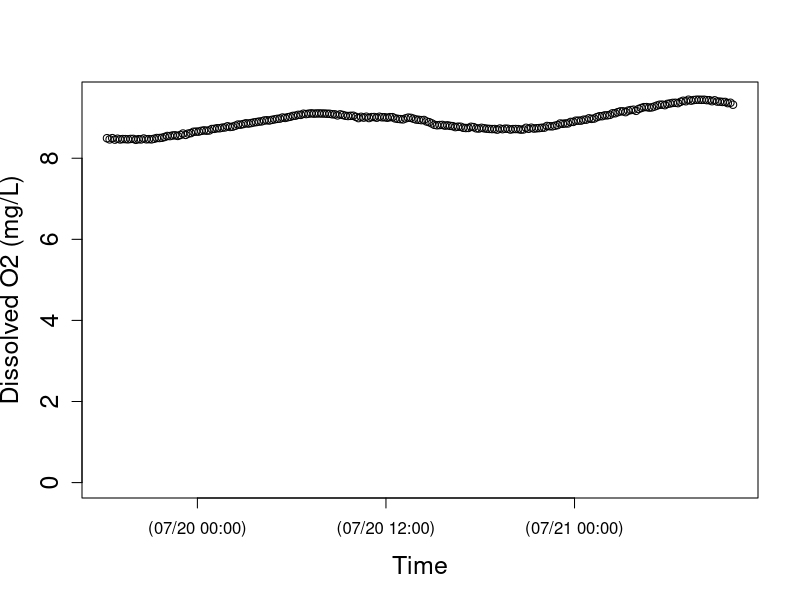
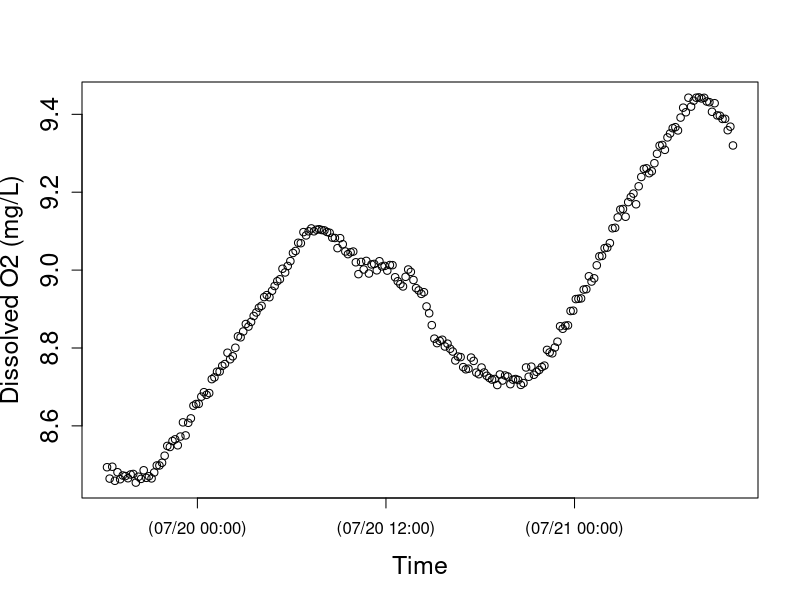
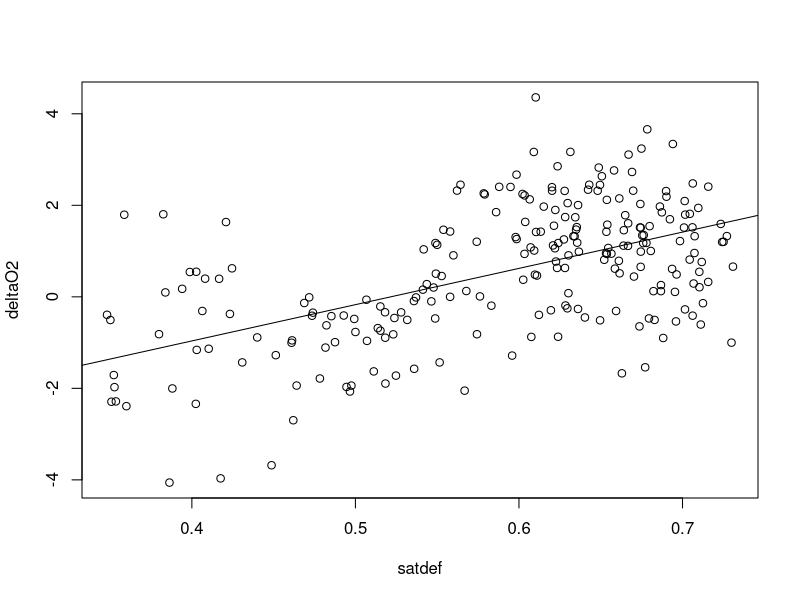
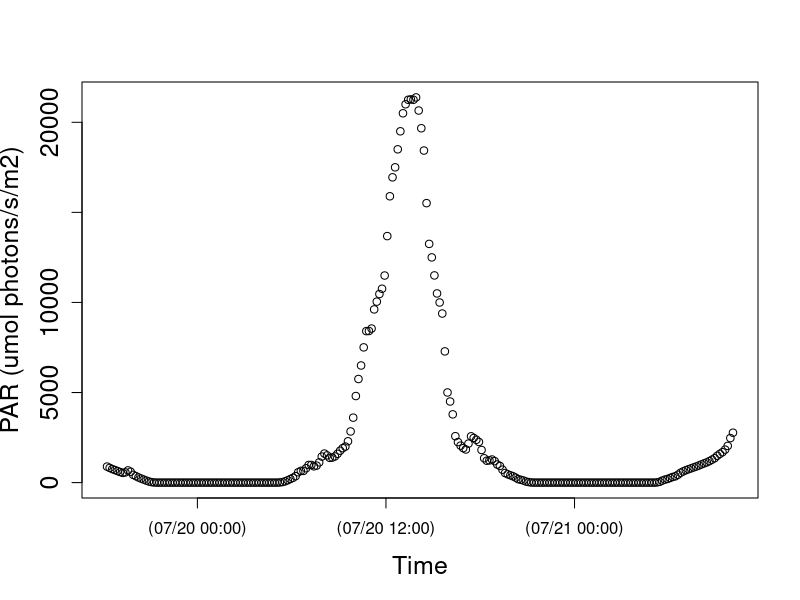
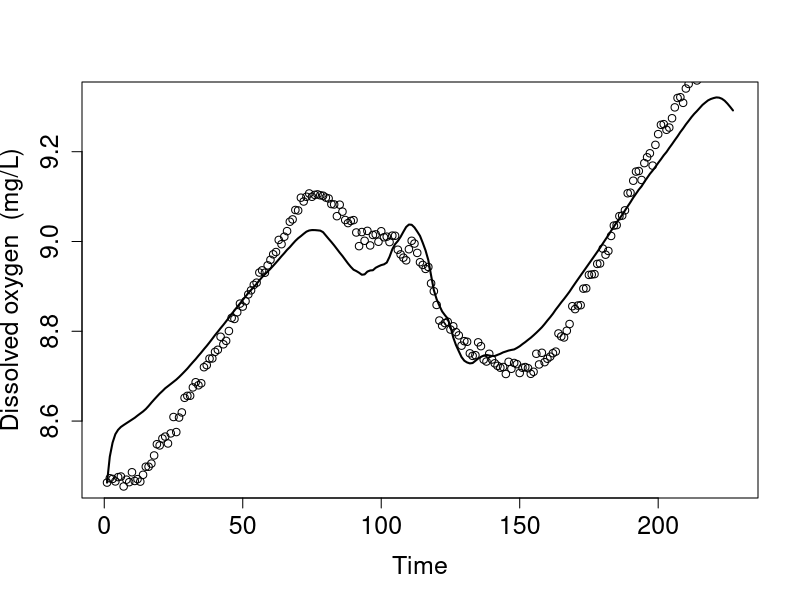
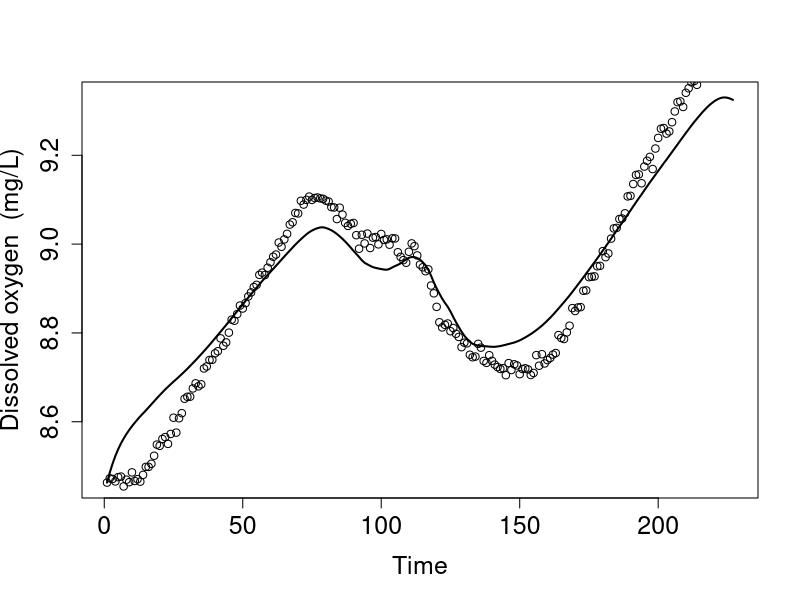
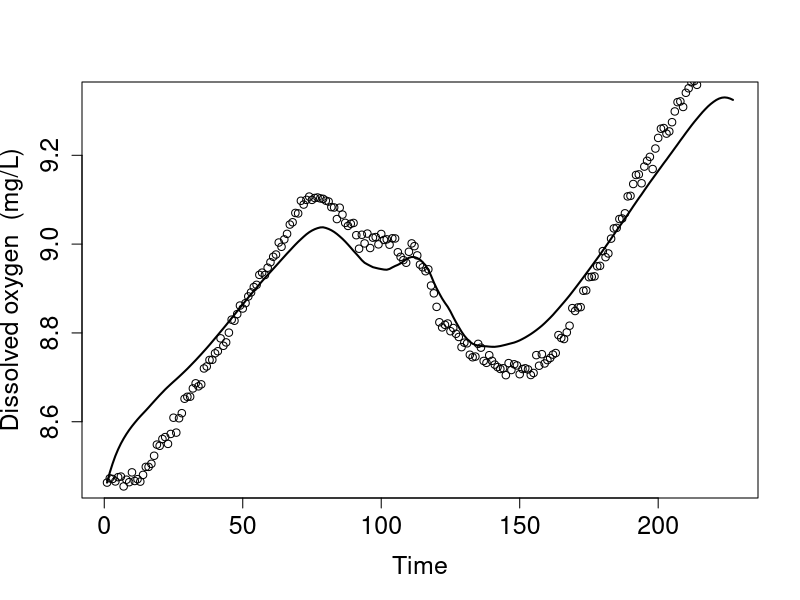

These charts were generated, in order, by the following R code:
setwd("N:/Thesis.N/FreshStart_trans/TempLight_trans/TempLightSum17_trans/BL19jul17")
install.packages("chron")
library(chron)
StreamData=read.table("BL19jul17.csv",header=TRUE)  	##time is in seconds since 1970 and in UTC
StreamData$dtime<-chron(StreamData$time/86400)-(7/24)
## Check new chron object dtime and O2 data
## here is where you can target and remove outliers if you want to check before running models 
plot(StreamData$dtime, StreamData$oxy,cex.lab=1.5, cex.axis=1.5, lwd=1,ylim=c(0,9.5), xlab="Time",ylab="Dissolved O2 (mg/L)")
plot(StreamData$dtime, StreamData$oxy,cex.lab=1.5, cex.axis=1.5, lwd=1, xlab="Time",ylab="Dissolved O2 (mg/L)")

# END data important and management
# [2] LOAD O2 SATURATION FUNCTION

osat<- function(temp, bp) {
  
  tstd<-log((298.15-temp) / (273.15 + temp))
  
  a0<-2.00907
  a1<-3.22014
  a2<-4.0501
  a3<-4.94457
  a4<- -0.256847
  a5<- 3.88767
  
  u<-10^(8.10765-(1750.286/(235+temp)))
  
  sato<-(exp(a0 + a1*tstd + a2*tstd^2 + a3*tstd^3 + a4*tstd^4+a5*tstd^5))*((bp-u)/(760-u))*1.42905
  sato
}

#end of function
# END loading O2 SAT calc #
# [3] LOAD BAROMETRIC PRESSURE FUNCTION
## Function to correct barometric pressure for altitude. From Colt (2012).
## This function gives bp in mmHg for altitude given nearby measurement of standardized barometric pressure. 
## temp is degC 
## alt is m
## bpst is in inches of Hg and the sort of data you will find from U.S. weather stations.  Delete the *25.4 if you in the rest of the world where pressure is given in metric units
####function returns mm of Hg
bpcalc<- function(bpst, alt) {
  bpst*25.4*exp((-9.80665*0.0289644*alt)/(8.31447*(273.15+15)))
}
#end of function
# END loading BP calc function ####### 
# [4] LOAD GAS EXCHANGE (K) FUNCTIONS
# NOTE: The functions you use will depend on the methods used to estimate K (O2, propane, SF6). The temperature correction (Kcor) is embedded in the models below, but the Kcor function must be loaded into R before running the model.
# UNITS are day^(-1)
## This code does the opposite of Kcor below; it estimates K600 for KO2 at a given temperature. From Wanninkhof (1992).
K600fromO2<-function (temp, KO2) {
  ((600/(1800.6 - (120.1 * temp) + (3.7818 * temp^2) - (0.047608 * temp^3)))^-0.5) * KO2
}
#end of function
# This calculates K600 from K measured in a propane addition. From Raymond et al. (2012).
K600frompropane<-function (temp, Kpropane) {
  ((600/(2864 - (154.14 * temp) + (3.791 * temp^2) - (0.0379 * temp^3)))^-0.5) * Kpropane
}
#end of function
# This calculates K600 from K measured in a SF6 addition. From Raymond et al. (2012).
K600fromSF6<-function(temp, KSF6) {
  ((600/(3255.3-(217.13*temp)+(6.837*temp^2)-(0.08607*temp^3)))^-0.5)*KSF6
}
#end of function
# This function calculates KO2 at any given tempertaure from K600. via schmidt number scaling.  The scaling equation if From JÃ¤hne et al. (1987), Schmidt number conversions from Wanninkhof et al. 1992.
Kcor<-function (temp,K600){
  K600/(600/(1800.6-(temp*120.1)+(3.7818*temp^2)-(0.047608*temp^3)))^-0.5
}
#end of function
# END loading K functions
# [5] NIGHTTIME REGRESSION to estimate K -- OPTIONAL
### nighttime regression code to estimate K. Approach as in Hornberger and Kelly (1975).
## o2 file is your oxygen data (defined in subsetting)
## bp is barometric pressure in mm Hg for your site, 
## ts is the time step in MINUTES (not days as in metabolism code below)

nightreg<-function(o2file, bp, ts){
  
  temp<-o2file$temp
  oxy<-o2file$oxy
  
  # moving average on oxy data
  oxyf1<-filter(o2file$oxy,rep(1/3,3), sides=2)
  
  # trim the ends of the oxy data
  oxyf2<- oxyf1[c(-1,-length(oxyf1))]
  
  # calculate delO/delt; convert to units of days by ts in min-1*1440
  deltaO2<-((oxyf2[-1]-oxyf2[-length(oxyf2)])/ts)*1440
  
  # Trim the first two and last one from the temp data to match the filter oxy data
  temptrim<-temp[c(-2:-1,-length(temp))]
  
  # calc the dodef
  satdef<-osat(temptrim,bp)-oxyf2[-1]
  
  # fit linear model and plot using linear model fitting (lm) and abline functions in R stats package
  nreg<-lm(deltaO2~satdef)
  plot(satdef,deltaO2)
  abline(nreg)
  
  # use coef function in R stats package to get lm coefficients
  coeff<-coef(nreg)
  
  # output gives lm coeff and K600 (converted from nighttime regression estimate of KO2)
  out<-list(coeff, K600fromO2(mean(temp), coeff[2]))
  out
  
}
#end of function
# NOTE: this approach works better for some sites/dates than others; always check that your model fit is good and that your K600 estimate makes sense!
#Call as:  The first argument in the function defines when to pull data.  In this case on 10/27/204 (for spring creek) between 18:05 and 23:00

nightreg(StreamData[StreamData$dtime>=as.numeric(chron(dates="07/19/17", times="18:10:00")) & StreamData$dtime<=as.numeric(chron(dates="07/21/17", times="10:00:00")), ], bp=660, ts=10)
# END nighttime regression calculation of K #
# check that light makes sense
plot(StreamData$dtime, StreamData$light,cex.lab=1.5, cex.axis=1.5, lwd=1, xlab="Time",ylab="PAR (umol photons/s/m2)")
# END light
# [7] MODEL v1 - RIVERMETABK; solves for GPP, ER, AND K
##
# [7a] LOAD RIVERMETABK functions
###########################################

## VERSION 1 of possible metabolism model

##### now estimate metabolism

## parameter names (and units) for BOTH rivermetab functions (solving for or fixing K600):
## oxy.mod = modeled O2 (mg/L)
## oxy = O2 data (mg/L)
## MET[1] = GPP = estimated daily gross primary production (g O2 m-2 d-1); + flux of O2 production
## MET[2] = ER = estimated daily ecosystem respiration (g O2 m-2 d-1); - flux of O2 consumption 
## MET[3] = K = estimated K600 (d-1)
## z = estimated site depth (m)
## Kcor = KO2 corrected for temperature, calculated from K600 (d-1)
## bp = barometric pressure (mmHg)
## temp = water temperature (C)
## light = PAR data (or modlight from above light function)
## ts = time step of O2 data from logger (10 min intervals --> units are day, so 10/1440=0.06944)

# Model to calculate GPP, ER and K simultaneously
# This model is advantageous in the sense that one can estimate K from the data, but beware that it may be an overparameterized model.  
# Note that you have the opportunity below to use your light data or modeled light (here as data$light estimated for spring creek and french creek with the light model function above). You decide and modify the function and data names accordingly.

# rivermetabK is the master function that calls the MLE function (onestationmleK) and plotting function (onestationplot) below
rivermetabK<-function(o2file, z, bp, ts){
  
  ##pull data out of loaded o2file (subset in CALL function) and give it a name. 
  temp<-o2file$temp
  oxy<-o2file$oxy
  light<-o2file$light
  
  ##This calls onestationmleK (below) to calculate metabolism by non-linear minimization. We use nlm() function in R stats package; for more information see "help(nlm)"  The first argument is the function to be minimized, the second defines the starting values.  The function that is minimized (onestationmleK, see below) always has as its first argument, a vector of parameters (MET), and second argument a vector of starting values for those parameters, p=c(3,-5, 10).
  
  river.mle<-nlm(onestationmleK, p=c(3,-5, 10), oxy=oxy, z=z,temp=temp,light=light, bp=bp, ts=ts)
  
  ##plot modeled and measaured O2 given MLE estimates of GPP, ER, and K600.  It calls a function below onestationplot()
  
  onestationplot(GPP=river.mle$estimate[1], ER=river.mle$estimate[2],oxy=oxy,z=z,temp=temp,light=light, K=river.mle$estimate[3], bp=bp, ts=ts)
  
  ##return GPP, ER, K600, and MLE values
  b <- list(GPP=river.mle$estimate[1], ER=river.mle$estimate[2], K600=river.mle$estimate[3], neglogL=river.mle$minimum[1])
  b
}
# end of function
# This function returns the negative log likelihood value given O2 data and estimates of GPP, ER, and K (which is vector MET); is included in master rivermetabK function above
onestationmleK<-function(MET,temp, oxy, light, z, bp, ts) {
  
  # create new vector for modeled O2
  oxy.mod<-numeric(length(data))
  # give starting value from oxygen data; this is the only time O2 data is used to model GPP and ER
  oxy.mod[1]<-oxy[1]
  
  # this is the metabolism equation as in Van de Bogert et al 2007 L&OMethods
  for (i in 2:length(oxy)) {oxy.mod[i]<-oxy.mod[i-1]+((MET[1]/z)*(light[i]/sum(light)))+ MET[2]*ts/z+(Kcor(temp[i],MET[3]))*ts*(osat(temp[i],bp)-oxy.mod[i-1]) }
  
  ##below is MLE calculation; output is -log likelihood
  # diff in measured and modeled O2
  sqdiff<-(oxy-oxy.mod)^2 
  # likelihood function
  L <- length(oxy) * (log(((sum(sqdiff)/length(oxy))^0.5))+0.5*log(6.28)) + ((2*sum(sqdiff)/length(oxy))^-1) * sum(sqdiff)
  L
}
# end of function
# this function plots modeled O2 and O2 data from estimates of daily GPP, ER, and K; is included in master rivermetabK function above
# Calls same metabolism equation as in mle function, but plots modeled O2 as a function of GPP, ER, and K estimates from mle
# use this to visually assess your model estimates (should be good agreement between modeled and measured O2)
onestationplot<-function(GPP, ER, oxy, z, temp, K, light, bp, ts) {
  
  oxy.mod<-numeric(length(oxy))
  oxy.mod[1]<-oxy[1]
  
  # this is the metabolism equation as in Van de Bogert et al (2007) L&OMethods
  for (i in 2:length(oxy)) { oxy.mod[i]<-oxy.mod[i-1]+((GPP/z)*(light[i]/sum(light)))+ ER*ts/z+(Kcor(temp[i],K))*ts*(osat(temp[i],bp)-oxy.mod[i-1]) }
  
  plot(seq(1:length(oxy)),oxy.mod, type="l",xlab="Time", ylab="Dissolved oxygen  (mg/L)", cex.lab=1.5, cex.axis=1.5, lwd=2 )
  points(seq(1:length(oxy)),oxy)
}
# end of function

####### END LOADING rivermetabK function #
# [7b] CALL RIVERMETABK function
###########################################

## Call as:  z is depth in m, bp is im mmHg, ts is time steps in days.

# for spring creek data; 10/28/14
####### END LOADING rivermetabK function #
# [7b] CALL RIVERMETABK function
###########################################

## Call as:  z is depth in m, bp is im mmHg, ts is time steps in days.

# for spring creek data; 10/28/14
rivermetab<-function(o2file, z, bp, ts, K){
  
  ##pull data out of loaded o2file (subset in CALL function) and give it a name. 
  temp<-o2file$temp
  oxy<-o2file$oxy
  light<-o2file$light
  
  ##calculate metabolism by non linear minimization of MLE function (below)
  river.mle<-nlm(onestationmle, p=c(3,-5), oxy=oxy, z=z,temp=temp,light=light, bp=bp, ts=ts, K=K)
  
  ##plot data; uses same plot function as given for rivermetabK above (relisted below to keep each model as own unit)
  onestationplot(GPP=river.mle$estimate[1], ER=river.mle$estimate[2],oxy=oxy,z=z,temp=temp,light=light, K=K, bp=bp, ts=ts)
  
  ##return GPP, ER, and MLE value
  b<-list(GPP= river.mle$estimate[1], ER= river.mle$estimate[2],  neglogL= river.mle$minimum[1])
  b
}
# end of function

# function returns the likelihood value given O2 data and estimates of GPP, ER (which is vector MET); is included in master rivermetab function above; K600 is fixed
onestationmle<-function(MET,temp, oxy, light, z, bp, ts, K) {
  
  oxy.mod<-numeric(length(data))
  oxy.mod[1]<-oxy[1]
  
  # this is the metabolism equation as in Van de Bogert et al 2007 L&OMethods
  for (i in 2:length(oxy)) {oxy.mod[i]<-oxy.mod[i-1]+((MET[1]/z)*(light[i]/sum(light)))+ MET[2]*ts/z+(Kcor(temp[i],K))*ts*(osat(temp[i],bp)-oxy.mod[i-1]) }
  
  ## below is MLE calculation; output is likelihood
  # diff in measured and modeled O2
  sqdiff<-(oxy-oxy.mod)^2 
  # likelihood function
  L <- length(oxy)*(log(((sum(sqdiff)/length(oxy))^0.5)) +0.5*log(6.28)) + ((2*sum(sqdiff)/length(oxy))^-1)*sum(sqdiff)
  L
}
#end of function

# (As in rivermetabK)
# this function plots modeled O2 and O2 data from estimates of daily GPP and ER; is included in master rivermetab function above
# Calls same metabolism equation as in mle function, but plots modeled O2 as a function of GPP, ER estimates from mle
# use this to visually assess your model estimates (should be good agreement between modeled and measured O2)
onestationplot<-function(GPP, ER, oxy, z, temp, K, light, bp, ts) {
  
  oxy.mod<-numeric(length(oxy))
  oxy.mod[1]<-oxy[1]
  
  # this is the metabolism equation as in Van de Bogert et al (2007) L&OMethods
  for (i in 2:length(oxy)) { oxy.mod[i]<-oxy.mod[i-1]+((GPP/z)*(light[i]/sum(light)))+ ER*ts/z+(Kcor(temp[i],K))*ts*(osat(temp[i],bp)-oxy.mod[i-1]) }
  
  plot(seq(1:length(oxy)),oxy.mod, type="l",xlab="Time", ylab="Dissolved oxygen  (mg/L)", cex.lab=1.5, cex.axis=1.5, lwd=2 )
  points(seq(1:length(oxy)),oxy)
  
 print(summary(lm(oxy~oxy.mod)))
}
# end of function
####### END loading rivermetab function ####### 
## Call as:  z is depth in m, bp is im mmHg, ts is time steps in days.

# 10 MIN timestep!! literature k600 values based on slope
rivermetab(o2file=StreamData[StreamData$dtime>=as.numeric(chron(
  dates="07/19/17", times="18:55:00")) & StreamData $dtime<=as.numeric(chron(
    dates="07/21/17", times="08:45:00")), ], 
  z=0.048, 
  bp=727, 
  ts=0.006944, 
  K=80.768051)
# 10 MIN timestep!! my derived k600 values based on velocity
rivermetab(o2file=StreamData[StreamData$dtime>=as.numeric(chron(
  dates="07/19/17", times="18:55:00")) & StreamData $dtime<=as.numeric(chron(
  dates="07/21/17", times="08:45:00")), ], 
  z=0.048, 
  bp=727, 
  ts=0.006944, 
  K=26.1786400)
# 10 MIN timestep!! full model as is 
rivermetabK(o2file=StreamData[StreamData $dtime>=as.numeric(chron(
  dates="07/19/17", times="18:55:00")) & StreamData $dtime<=as.numeric(chron(
  dates="07/21/17", times="08:45:00")), ], 
  z=0.048, 
  bp=727, 
  ts=0.006944)
